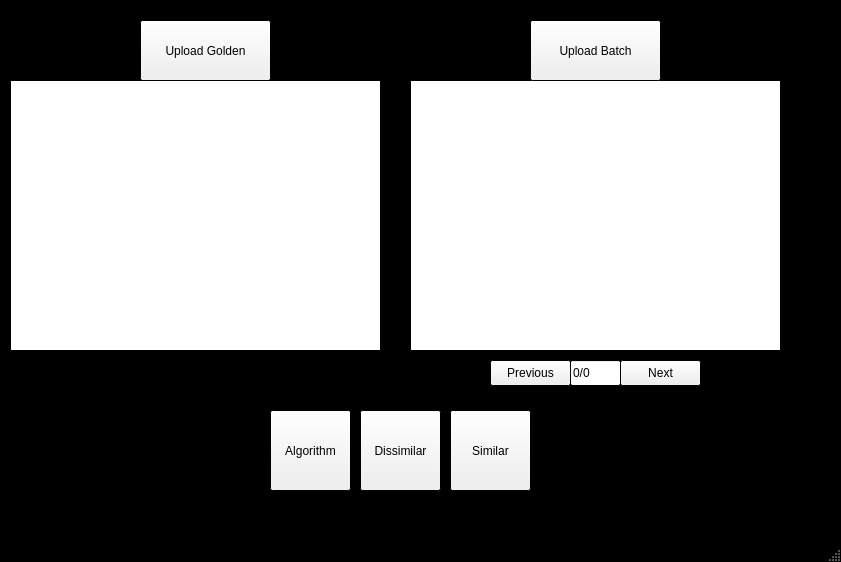
<?xml version="1.0" encoding="UTF-8"?>
<ui version="4.0">
 <class>MainWindow</class>
 <widget class="QMainWindow" name="MainWindow">
  <property name="geometry">
   <rect>
    <x>0</x>
    <y>0</y>
    <width>841</width>
    <height>562</height>
   </rect>
  </property>
  <property name="palette">
   <palette>
    <active>
     <colorrole role="Window">
      <brush brushstyle="SolidPattern">
       <color alpha="255">
        <red>0</red>
        <green>0</green>
        <blue>0</blue>
       </color>
      </brush>
     </colorrole>
    </active>
    <inactive>
     <colorrole role="Window">
      <brush brushstyle="SolidPattern">
       <color alpha="255">
        <red>0</red>
        <green>0</green>
        <blue>0</blue>
       </color>
      </brush>
     </colorrole>
    </inactive>
    <disabled>
     <colorrole role="Base">
      <brush brushstyle="SolidPattern">
       <color alpha="255">
        <red>0</red>
        <green>0</green>
        <blue>0</blue>
       </color>
      </brush>
     </colorrole>
     <colorrole role="Window">
      <brush brushstyle="SolidPattern">
       <color alpha="255">
        <red>0</red>
        <green>0</green>
        <blue>0</blue>
       </color>
      </brush>
     </colorrole>
    </disabled>
   </palette>
  </property>
  <property name="windowTitle">
   <string>MainWindow</string>
  </property>
  <widget class="QWidget" name="centralwidget">
   <widget class="QPushButton" name="uploadGolden">
    <property name="geometry">
     <rect>
      <x>140</x>
      <y>20</y>
      <width>131</width>
      <height>61</height>
     </rect>
    </property>
    <property name="text">
     <string>Upload Golden</string>
    </property>
   </widget>
   <widget class="QGraphicsView" name="goldenView">
    <property name="geometry">
     <rect>
      <x>10</x>
      <y>80</y>
      <width>371</width>
      <height>271</height>
     </rect>
    </property>
   </widget>
   <widget class="QGraphicsView" name="batchView">
    <property name="geometry">
     <rect>
      <x>410</x>
      <y>80</y>
      <width>371</width>
      <height>271</height>
     </rect>
    </property>
   </widget>
   <widget class="QPushButton" name="uploadBatch">
    <property name="geometry">
     <rect>
      <x>530</x>
      <y>20</y>
      <width>131</width>
      <height>61</height>
     </rect>
    </property>
    <property name="text">
     <string>Upload Batch</string>
    </property>
   </widget>
   <widget class="QPushButton" name="previousButton">
    <property name="geometry">
     <rect>
      <x>490</x>
      <y>360</y>
      <width>81</width>
      <height>26</height>
     </rect>
    </property>
    <property name="text">
     <string>Previous</string>
    </property>
   </widget>
   <widget class="QPushButton" name="nextButton">
    <property name="geometry">
     <rect>
      <x>620</x>
      <y>360</y>
      <width>81</width>
      <height>26</height>
     </rect>
    </property>
    <property name="text">
     <string>Next</string>
    </property>
   </widget>
   <widget class="QPushButton" name="similarButton">
    <property name="geometry">
     <rect>
      <x>450</x>
      <y>410</y>
      <width>81</width>
      <height>81</height>
     </rect>
    </property>
    <property name="text">
     <string>Similar</string>
    </property>
   </widget>
   <widget class="QPushButton" name="dissimilarButton">
    <property name="geometry">
     <rect>
      <x>360</x>
      <y>410</y>
      <width>81</width>
      <height>81</height>
     </rect>
    </property>
    <property name="text">
     <string>Dissimilar</string>
    </property>
   </widget>
   <widget class="QPushButton" name="algorithmButton">
    <property name="geometry">
     <rect>
      <x>270</x>
      <y>410</y>
      <width>81</width>
      <height>81</height>
     </rect>
    </property>
    <property name="text">
     <string>Algorithm</string>
    </property>
   </widget>
   <widget class="QLineEdit" name="indexTrackerText">
    <property name="geometry">
     <rect>
      <x>570</x>
      <y>360</y>
      <width>51</width>
      <height>26</height>
     </rect>
    </property>
    <property name="layoutDirection">
     <enum>Qt::LayoutDirection::LeftToRight</enum>
    </property>
    <property name="text">
     <string>0/0</string>
    </property>
    <property name="readOnly">
     <bool>true</bool>
    </property>
   </widget>
  </widget>
  <widget class="QStatusBar" name="statusbar"/>
  <widget class="QMenuBar" name="menubar">
   <property name="geometry">
    <rect>
     <x>0</x>
     <y>0</y>
     <width>841</width>
     <height>33</height>
    </rect>
   </property>
  </widget>
 </widget>
 <resources/>
 <connections/>
</ui>
